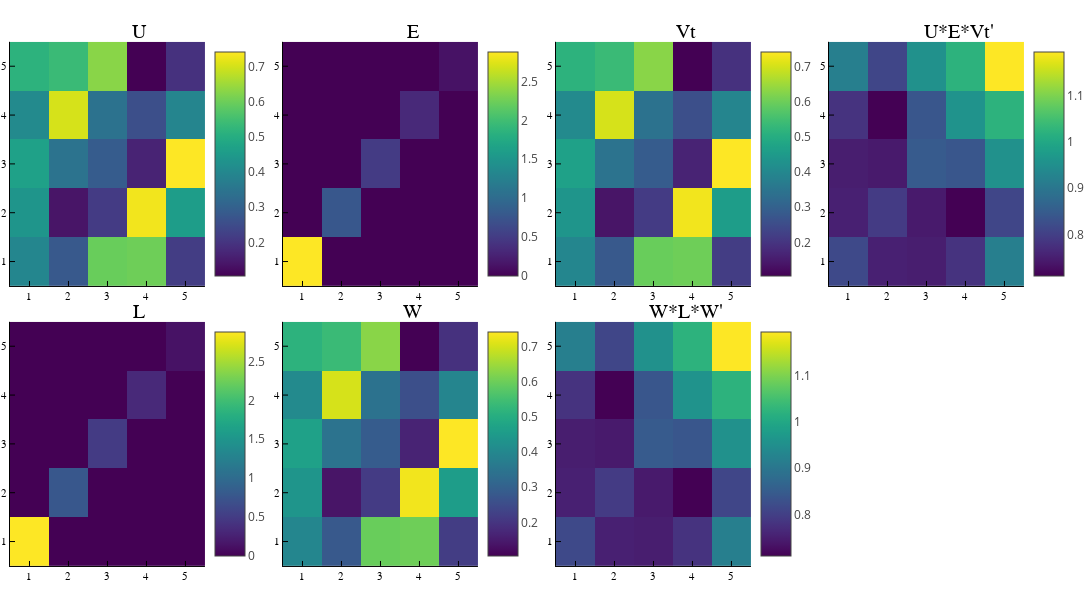

The notebook cell saved with this chart:
### Code cell
plotlyjs()

U_plt = heatmap(abs.(U), title="U", color=:viridis)
E_plt = heatmap(Diagonal(E), title="E", color=:viridis)
Vt_plt = heatmap(abs.(Vt), title="Vt", color=:viridis)

L_plt = heatmap(Diagonal(L), title="L", color=:viridis)
W_plt = heatmap(W, title="W", color=:viridis)
UVt_plt = heatmap(U*Vt, title="U*E*Vt", color=:viridis)

A_plt = heatmap(U*Diagonal(E)*Vt', title="U*E*Vt'", color=:viridis)
A_plt2 = heatmap(W*Diagonal(L)*W', title="W*L*W'", color=:viridis)

# Combine subplots into a 2x3 layout
p = plot(U_plt, E_plt, Vt_plt, A_plt, L_plt, W_plt, A_plt2, layout=(2, 4), legend=false)

# Make plot square
plot!(p, size=(1400, 600))  # Set both width and height to the same value

# Display the combined plot
display(p)

### Figure 1 — Plotly figure (JSON) as saved in the notebook; plotly's stock layout.template omitted (floating-point values rounded to 4 significant figures; data arrays with more than 128 entries replaced by an {"elided": "..."} marker saying what was removed)
{"data": [{"colorbar": {"len": 0.436, "title": "", "x": 0.1877, "y": 0.7431}, "colorscale": {"elided": "256x2 mixed values"}, "name": "y1", "showlegend": false, "showscale": true, "type": "heatmap", "x": [0.5, 1.5, 2.5, 3.5, 4.5, 5.5], "xaxis": "x1", "y": [0.5, 1.5, 2.5, 3.5, 4.5, 5.5], "yaxis": "y1", "z": [[0.3973, 0.2787, 0.5962, 0.6018, 0.2167], [0.4381, 0.138, 0.215, 0.7307, 0.457], [0.468, 0.3477, 0.2867, 0.1648, 0.7421], [0.4065, 0.7025, 0.3452, 0.2567, 0.3952], [0.5156, 0.5375, 0.63, 0.1044, 0.1932]], "zmax": 0.7421, "zmin": 0.1044}, {"colorbar": {"len": 0.436, "title": "", "x": 0.4377, "y": 0.7431}, "colorscale": {"elided": "256x2 mixed values"}, "name": "y1", "showlegend": false, "showscale": true, "type": "heatmap", "x": [0.5, 1.5, 2.5, 3.5, 4.5, 5.5], "xaxis": "x2", "y": [0.5, 1.5, 2.5, 3.5, 4.5, 5.5], "yaxis": "y2", "z": [[2.879, 0, 0, 0, 0], [0, 0.7742, 0, 0, 0], [0, 0, 0.4952, 0, 0], [0, 0, 0, 0.3304, 0], [0, 0, 0, 0, 0.1317]], "zmax": 2.879, "zmin": 0}, {"colorbar": {"len": 0.436, "title": "", "x": 0.6877, "y": 0.7431}, "colorscale": {"elided": "256x2 mixed values"}, "name": "y1", "showlegend": false, "showscale": true, "type": "heatmap", "x": [0.5, 1.5, 2.5, 3.5, 4.5, 5.5], "xaxis": "x3", "y": [0.5, 1.5, 2.5, 3.5, 4.5, 5.5], "yaxis": "y3", "z": [[0.3973, 0.2787, 0.5962, 0.6018, 0.2167], [0.4381, 0.138, 0.215, 0.7307, 0.457], [0.468, 0.3477, 0.2867, 0.1648, 0.7421], [0.4065, 0.7025, 0.3452, 0.2567, 0.3952], [0.5156, 0.5375, 0.63, 0.1044, 0.1932]], "zmax": 0.7421, "zmin": 0.1044}, {"colorbar": {"len": 0.436, "title": "", "x": 0.9377, "y": 0.7431}, "colorscale": {"elided": "256x2 mixed values"}, "name": "y1", "showlegend": false, "showscale": true, "type": "heatmap", "x": [0.5, 1.5, 2.5, 3.5, 4.5, 5.5], "xaxis": "x4", "y": [0.5, 1.5, 2.5, 3.5, 4.5, 5.5], "yaxis": "y4", "z": [[0.8164, 0.7528, 0.749, 0.7808, 0.9181], [0.7528, 0.7942, 0.7425, 0.7104, 0.8118], [0.749, 0.7425, 0.8465, 0.8385, 0.9536], [0.7808, 0.7104, 0.8385, 0.9593, 1.023], [0.9181, 0.8118, 0.9536, 1.023, 1.194]], "zmax": 1.194, "zmin": 0.7104}, {"colorbar": {"len": 0.436, "title": "", "x": 0.1877, "y": 0.2431}, "colorscale": {"elided": "256x2 mixed values"}, "name": "y1", "showlegend": false, "showscale": true, "type": "heatmap", "x": [0.5, 1.5, 2.5, 3.5, 4.5, 5.5], "xaxis": "x5", "y": [0.5, 1.5, 2.5, 3.5, 4.5, 5.5], "yaxis": "y5", "z": [[2.879, 0, 0, 0, 0], [0, 0.7742, 0, 0, 0], [0, 0, 0.4952, 0, 0], [0, 0, 0, 0.3304, 0], [0, 0, 0, 0, 0.1317]], "zmax": 2.879, "zmin": 0}, {"colorbar": {"len": 0.436, "title": "", "x": 0.4377, "y": 0.2431}, "colorscale": {"elided": "256x2 mixed values"}, "name": "y1", "showlegend": false, "showscale": true, "type": "heatmap", "x": [0.5, 1.5, 2.5, 3.5, 4.5, 5.5], "xaxis": "x6", "y": [0.5, 1.5, 2.5, 3.5, 4.5, 5.5], "yaxis": "y6", "z": [[0.3973, 0.2787, 0.5962, 0.6018, 0.2167], [0.4381, 0.138, 0.215, 0.7307, 0.457], [0.468, 0.3477, 0.2867, 0.1648, 0.7421], [0.4065, 0.7025, 0.3452, 0.2567, 0.3952], [0.5156, 0.5375, 0.63, 0.1044, 0.1932]], "zmax": 0.7421, "zmin": 0.1044}, {"colorbar": {"len": 0.436, "title": "", "x": 0.6877, "y": 0.2431}, "colorscale": {"elided": "256x2 mixed values"}, "name": "y1", "showlegend": false, "showscale": true, "type": "heatmap", "x": [0.5, 1.5, 2.5, 3.5, 4.5, 5.5], "xaxis": "x7", "y": [0.5, 1.5, 2.5, 3.5, 4.5, 5.5], "yaxis": "y7", "z": [[0.8164, 0.7528, 0.749, 0.7808, 0.9181], [0.7528, 0.7942, 0.7425, 0.7104, 0.8118], [0.749, 0.7425, 0.8465, 0.8385, 0.9536], [0.7808, 0.7104, 0.8385, 0.9593, 1.023], [0.9181, 0.8118, 0.9536, 1.023, 1.194]], "zmax": 1.194, "zmin": 0.7104}], "layout": {"annotations": [{"font": {"color": "rgba(0, 0, 0, 1.000)", "family": "sans-serif", "size": 20}, "rotation": 0, "showarrow": false, "text": "U", "x": 0.1282, "xanchor": "center", "xref": "paper", "y": 1, "yanchor": "top", "yref": "paper"}, {"font": {"color": "rgba(0, 0, 0, 1.000)", "family": "sans-serif", "size": 20}, "rotation": 0, "showarrow": false, "text": "E", "x": 0.3782, "xanchor": "center", "xref": "paper", "y": 1, "yanchor": "top", "yref": "paper"}, {"font": {"color": "rgba(0, 0, 0, 1.000)", "family": "sans-serif", "size": 20}, "rotation": 0, "showarrow": false, "text": "Vt", "x": 0.6282, "xanchor": "center", "xref": "paper", "y": 1, "yanchor": "top", "yref": "paper"}, {"font": {"color": "rgba(0, 0, 0, 1.000)", "family": "sans-serif", "size": 20}, "rotation": 0, "showarrow": false, "text": "U*E*Vt'", "x": 0.8782, "xanchor": "center", "xref": "paper", "y": 1, "yanchor": "top", "yref": "paper"}, {"font": {"color": "rgba(0, 0, 0, 1.000)", "family": "sans-serif", "size": 20}, "rotation": 0, "showarrow": false, "text": "L", "x": 0.1282, "xanchor": "center", "xref": "paper", "y": 0.5, "yanchor": "top", "yref": "paper"}, {"font": {"color": "rgba(0, 0, 0, 1.000)", "family": "sans-serif", "size": 20}, "rotation": 0, "showarrow": false, "text": "W", "x": 0.3782, "xanchor": "center", "xref": "paper", "y": 0.5, "yanchor": "top", "yref": "paper"}, {"font": {"color": "rgba(0, 0, 0, 1.000)", "family": "sans-serif", "size": 20}, "rotation": 0, "showarrow": false, "text": "W*L*W'", "x": 0.6282, "xanchor": "center", "xref": "paper", "y": 0.5, "yanchor": "top", "yref": "paper"}], "height": 600, "margin": {"b": 20, "l": 0, "r": 0, "t": 20}, "paper_bgcolor": "rgba(255, 255, 255, 1.000)", "plot_bgcolor": "rgba(255, 255, 255, 1.000)", "showlegend": false, "width": 1400, "xaxis1": {"anchor": "y1", "domain": [0.009161, 0.1877], "gridcolor": "rgba(0, 0, 0, 0.100)", "gridwidth": 0.5, "linecolor": "rgba(0, 0, 0, 1.000)", "mirror": false, "range": [0.5, 5.5], "showgrid": true, "showline": true, "showticklabels": true, "tickangle": 0, "tickcolor": "rgb(0, 0, 0)", "tickfont": {"color": "rgba(0, 0, 0, 1.000)", "family": "sans-serif", "size": 11}, "tickmode": "array", "ticks": "inside", "ticktext": ["1", "2", "3", "4", "5"], "tickvals": [1, 2, 3, 4, 5], "title": "", "titlefont": {"color": "rgba(0, 0, 0, 1.000)", "family": "sans-serif", "size": 15}, "type": "-", "visible": true, "zeroline": false, "zerolinecolor": "rgba(0, 0, 0, 1.000)"}, "xaxis2": {"anchor": "y2", "domain": [0.2592, 0.4377], "gridcolor": "rgba(0, 0, 0, 0.100)", "gridwidth": 0.5, "linecolor": "rgba(0, 0, 0, 1.000)", "mirror": false, "range": [0.5, 5.5], "showgrid": true, "showline": true, "showticklabels": true, "tickangle": 0, "tickcolor": "rgb(0, 0, 0)", "tickfont": {"color": "rgba(0, 0, 0, 1.000)", "family": "sans-serif", "size": 11}, "tickmode": "array", "ticks": "inside", "ticktext": ["1", "2", "3", "4", "5"], "tickvals": [1, 2, 3, 4, 5], "title": "", "titlefont": {"color": "rgba(0, 0, 0, 1.000)", "family": "sans-serif", "size": 15}, "type": "-", "visible": true, "zeroline": false, "zerolinecolor": "rgba(0, 0, 0, 1.000)"}, "xaxis3": {"anchor": "y3", "domain": [0.5092, 0.6877], "gridcolor": "rgba(0, 0, 0, 0.100)", "gridwidth": 0.5, "linecolor": "rgba(0, 0, 0, 1.000)", "mirror": false, "range": [0.5, 5.5], "showgrid": true, "showline": true, "showticklabels": true, "tickangle": 0, "tickcolor": "rgb(0, 0, 0)", "tickfont": {"color": "rgba(0, 0, 0, 1.000)", "family": "sans-serif", "size": 11}, "tickmode": "array", "ticks": "inside", "ticktext": ["1", "2", "3", "4", "5"], "tickvals": [1, 2, 3, 4, 5], "title": "", "titlefont": {"color": "rgba(0, 0, 0, 1.000)", "family": "sans-serif", "size": 15}, "type": "-", "visible": true, "zeroline": false, "zerolinecolor": "rgba(0, 0, 0, 1.000)"}, "xaxis4": {"anchor": "y4", "domain": [0.7592, 0.9377], "gridcolor": "rgba(0, 0, 0, 0.100)", "gridwidth": 0.5, "linecolor": "rgba(0, 0, 0, 1.000)", "mirror": false, "range": [0.5, 5.5], "showgrid": true, "showline": true, "showticklabels": true, "tickangle": 0, "tickcolor": "rgb(0, 0, 0)", "tickfont": {"color": "rgba(0, 0, 0, 1.000)", "family": "sans-serif", "size": 11}, "tickmode": "array", "ticks": "inside", "ticktext": ["1", "2", "3", "4", "5"], "tickvals": [1, 2, 3, 4, 5], "title": "", "titlefont": {"color": "rgba(0, 0, 0, 1.000)", "family": "sans-serif", "size": 15}, "type": "-", "visible": true, "zeroline": false, "zerolinecolor": "rgba(0, 0, 0, 1.000)"}, "xaxis5": {"anchor": "y5", "domain": [0.009161, 0.1877], "gridcolor": "rgba(0, 0, 0, 0.100)", "gridwidth": 0.5, "linecolor": "rgba(0, 0, 0, 1.000)", "mirror": false, "range": [0.5, 5.5], "showgrid": true, "showline": true, "showticklabels": true, "tickangle": 0, "tickcolor": "rgb(0, 0, 0)", "tickfont": {"color": "rgba(0, 0, 0, 1.000)", "family": "sans-serif", "size": 11}, "tickmode": "array", "ticks": "inside", "ticktext": ["1", "2", "3", "4", "5"], "tickvals": [1, 2, 3, 4, 5], "title": "", "titlefont": {"color": "rgba(0, 0, 0, 1.000)", "family": "sans-serif", "size": 15}, "type": "-", "visible": true, "zeroline": false, "zerolinecolor": "rgba(0, 0, 0, 1.000)"}, "xaxis6": {"anchor": "y6", "domain": [0.2592, 0.4377], "gridcolor": "rgba(0, 0, 0, 0.100)", "gridwidth": 0.5, "linecolor": "rgba(0, 0, 0, 1.000)", "mirror": false, "range": [0.5, 5.5], "showgrid": true, "showline": true, "showticklabels": true, "tickangle": 0, "tickcolor": "rgb(0, 0, 0)", "tickfont": {"color": "rgba(0, 0, 0, 1.000)", "family": "sans-serif", "size": 11}, "tickmode": "array", "ticks": "inside", "ticktext": ["1", "2", "3", "4", "5"], "tickvals": [1, 2, 3, 4, 5], "title": "", "titlefont": {"color": "rgba(0, 0, 0, 1.000)", "family": "sans-serif", "size": 15}, "type": "-", "visible": true, "zeroline": false, "zerolinecolor": "rgba(0, 0, 0, 1.000)"}, "xaxis7": {"anchor": "y7", "domain": [0.5092, 0.6877], "gridcolor": "rgba(0, 0, 0, 0.100)", "gridwidth": 0.5, "linecolor": "rgba(0, 0, 0, 1.000)", "mirror": false, "range": [0.5, 5.5], "showgrid": true, "showline": true, "showticklabels": true, "tickangle": 0, "tickcolor": "rgb(0, 0, 0)", "tickfont": {"color": "rgba(0, 0, 0, 1.000)", "family": "sans-serif", "size": 11}, "tickmode": "array", "ticks": "inside", "ticktext": ["1", "2", "3", "4", "5"], "tickvals": [1, 2, 3, 4, 5], "title": "", "titlefont": {"color": "rgba(0, 0, 0, 1.000)", "family": "sans-serif", "size": 15}, "type": "-", "visible": true, "zeroline": false, "zerolinecolor": "rgba(0, 0, 0, 1.000)"}, "yaxis1": {"anchor": "x1", "domain": [0.5251, 0.961], "gridcolor": "rgba(0, 0, 0, 0.100)", "gridwidth": 0.5, "linecolor": "rgba(0, 0, 0, 1.000)", "mirror": false, "range": [0.5, 5.5], "showgrid": true, "showline": true, "showticklabels": true, "tickangle": 0, "tickcolor": "rgb(0, 0, 0)", "tickfont": {"color": "rgba(0, 0, 0, 1.000)", "family": "sans-serif", "size": 11}, "tickmode": "array", "ticks": "inside", "ticktext": ["1", "2", "3", "4", "5"], "tickvals": [1, 2, 3, 4, 5], "title": "", "titlefont": {"color": "rgba(0, 0, 0, 1.000)", "family": "sans-serif", "size": 15}, "type": "-", "visible": true, "zeroline": false, "zerolinecolor": "rgba(0, 0, 0, 1.000)"}, "yaxis2": {"anchor": "x2", "domain": [0.5251, 0.961], "gridcolor": "rgba(0, 0, 0, 0.100)", "gridwidth": 0.5, "linecolor": "rgba(0, 0, 0, 1.000)", "mirror": false, "range": [0.5, 5.5], "showgrid": true, "showline": true, "showticklabels": true, "tickangle": 0, "tickcolor": "rgb(0, 0, 0)", "tickfont": {"color": "rgba(0, 0, 0, 1.000)", "family": "sans-serif", "size": 11}, "tickmode": "array", "ticks": "inside", "ticktext": ["1", "2", "3", "4", "5"], "tickvals": [1, 2, 3, 4, 5], "title": "", "titlefont": {"color": "rgba(0, 0, 0, 1.000)", "family": "sans-serif", "size": 15}, "type": "-", "visible": true, "zeroline": false, "zerolinecolor": "rgba(0, 0, 0, 1.000)"}, "yaxis3": {"anchor": "x3", "domain": [0.5251, 0.961], "gridcolor": "rgba(0, 0, 0, 0.100)", "gridwidth": 0.5, "linecolor": "rgba(0, 0, 0, 1.000)", "mirror": false, "range": [0.5, 5.5], "showgrid": true, "showline": true, "showticklabels": true, "tickangle": 0, "tickcolor": "rgb(0, 0, 0)", "tickfont": {"color": "rgba(0, 0, 0, 1.000)", "family": "sans-serif", "size": 11}, "tickmode": "array", "ticks": "inside", "ticktext": ["1", "2", "3", "4", "5"], "tickvals": [1, 2, 3, 4, 5], "title": "", "titlefont": {"color": "rgba(0, 0, 0, 1.000)", "family": "sans-serif", "size": 15}, "type": "-", "visible": true, "zeroline": false, "zerolinecolor": "rgba(0, 0, 0, 1.000)"}, "yaxis4": {"anchor": "x4", "domain": [0.5251, 0.961], "gridcolor": "rgba(0, 0, 0, 0.100)", "gridwidth": 0.5, "linecolor": "rgba(0, 0, 0, 1.000)", "mirror": false, "range": [0.5, 5.5], "showgrid": true, "showline": true, "showticklabels": true, "tickangle": 0, "tickcolor": "rgb(0, 0, 0)", "tickfont": {"color": "rgba(0, 0, 0, 1.000)", "family": "sans-serif", "size": 11}, "tickmode": "array", "ticks": "inside", "ticktext": ["1", "2", "3", "4", "5"], "tickvals": [1, 2, 3, 4, 5], "title": "", "titlefont": {"color": "rgba(0, 0, 0, 1.000)", "family": "sans-serif", "size": 15}, "type": "-", "visible": true, "zeroline": false, "zerolinecolor": "rgba(0, 0, 0, 1.000)"}, "yaxis5": {"anchor": "x5", "domain": [0.02508, 0.461], "gridcolor": "rgba(0, 0, 0, 0.100)", "gridwidth": 0.5, "linecolor": "rgba(0, 0, 0, 1.000)", "mirror": false, "range": [0.5, 5.5], "showgrid": true, "showline": true, "showticklabels": true, "tickangle": 0, "tickcolor": "rgb(0, 0, 0)", "tickfont": {"color": "rgba(0, 0, 0, 1.000)", "family": "sans-serif", "size": 11}, "tickmode": "array", "ticks": "inside", "ticktext": ["1", "2", "3", "4", "5"], "tickvals": [1, 2, 3, 4, 5], "title": "", "titlefont": {"color": "rgba(0, 0, 0, 1.000)", "family": "sans-serif", "size": 15}, "type": "-", "visible": true, "zeroline": false, "zerolinecolor": "rgba(0, 0, 0, 1.000)"}, "yaxis6": {"anchor": "x6", "domain": [0.02508, 0.461], "gridcolor": "rgba(0, 0, 0, 0.100)", "gridwidth": 0.5, "linecolor": "rgba(0, 0, 0, 1.000)", "mirror": false, "range": [0.5, 5.5], "showgrid": true, "showline": true, "showticklabels": true, "tickangle": 0, "tickcolor": "rgb(0, 0, 0)", "tickfont": {"color": "rgba(0, 0, 0, 1.000)", "family": "sans-serif", "size": 11}, "tickmode": "array", "ticks": "inside", "ticktext": ["1", "2", "3", "4", "5"], "tickvals": [1, 2, 3, 4, 5], "title": "", "titlefont": {"color": "rgba(0, 0, 0, 1.000)", "family": "sans-serif", "size": 15}, "type": "-", "visible": true, "zeroline": false, "zerolinecolor": "rgba(0, 0, 0, 1.000)"}, "yaxis7": {"anchor": "x7", "domain": [0.02508, 0.461], "gridcolor": "rgba(0, 0, 0, 0.100)", "gridwidth": 0.5, "linecolor": "rgba(0, 0, 0, 1.000)", "mirror": false, "range": [0.5, 5.5], "showgrid": true, "showline": true, "showticklabels": true, "tickangle": 0, "tickcolor": "rgb(0, 0, 0)", "tickfont": {"color": "rgba(0, 0, 0, 1.000)", "family": "sans-serif", "size": 11}, "tickmode": "array", "ticks": "inside", "ticktext": ["1", "2", "3", "4", "5"], "tickvals": [1, 2, 3, 4, 5], "title": "", "titlefont": {"color": "rgba(0, 0, 0, 1.000)", "family": "sans-serif", "size": 15}, "type": "-", "visible": true, "zeroline": false, "zerolinecolor": "rgba(0, 0, 0, 1.000)"}}}
